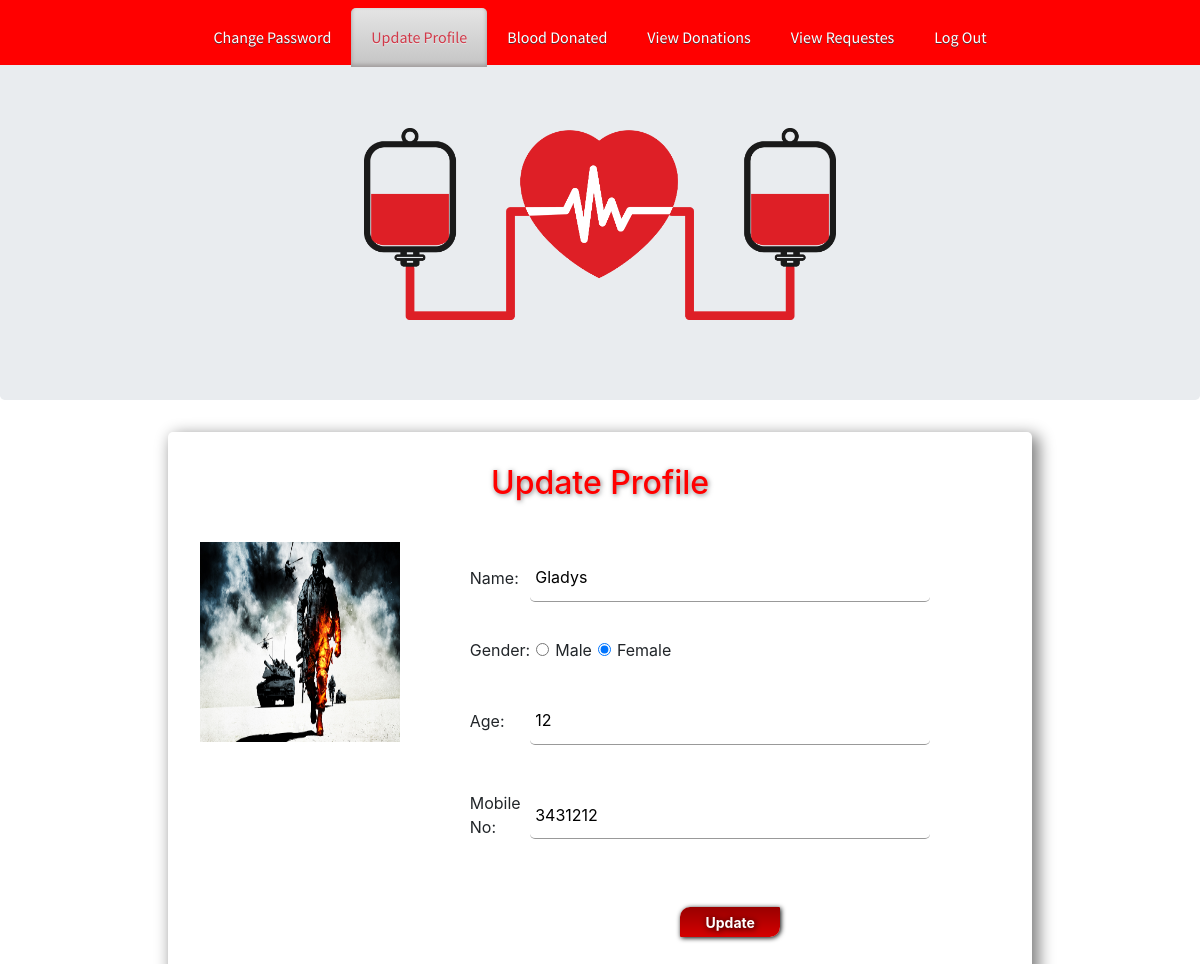
Page /donor/updateprofile.php (signed in) on the committed database.
### tables this page shows
CREATE TABLE IF NOT EXISTS `donarregistration` (
  `donar_id` int(100) NOT NULL AUTO_INCREMENT,
  `name` varchar(100) NOT NULL,
  `gender` varchar(100) NOT NULL,
  `age` varchar(100) NOT NULL,
  `mobile` varchar(100) NOT NULL,
  `bgroup` int(100) NOT NULL,
  `email` varchar(100) NOT NULL,
  `pwd` varchar(100) NOT NULL,
  `pic` varchar(1000) NOT NULL,
  PRIMARY KEY (`donar_id`)
);

### donor/updateprofile.php (the view, shortened to what this page needs)
<!DOCTYPE html
    PUBLIC "-//W3C//DTD XHTML 1.0 Transitional//EN" "http://www.w3.org/TR/xhtml1/DTD/xhtml1-transitional.dtd">
<html xmlns="http://www.w3.org/1999/xhtml">
<head>
    <link href="css/lightbox.css" rel="stylesheet" />
    <link href="/BloodBank/StyleSheet.css" rel="stylesheet" type="text/css" />
    <link href="/BloodBank/css/style.css" rel="stylesheet" type="text/css" media="all" />
    <link href="/BloodBank/css/navbar.css" rel="stylesheet" type="text/css" media="all" />
    <link rel="stylesheet" href="https://cdn.jsdelivr.net/npm/bootstrap@4.6.0/dist/css/bootstrap.min.css"
>
    <link href="css/flexslider.css" rel="stylesheet" type="text/css" media="all" />
</head>
<body>
    <?php include('function.php'); ?>
    <?php
	$cn=mysqli_connect("localhost","root","","bloodbank");
			$s="select * from donarregistration where email='" . $_SESSION["email"] . "'";
	$q=mysqli_query($cn,$s);
	$data=mysqli_fetch_array($q);
	$name=$data[1];
	$gender=$data[2];
	$age=$data[3];
	$mobile=$data[4];
	$pic=$data[8];
?>
    <div class="wrap">
        <ul class="nav">
            <li><a href="chngpwd.php">Change Password</a></li>
            <li class="active"><a href="updateprofile.php">Update Profile</a></li>
            <li><a href="blooddonated.php">Blood Donated</a></li>
            <li><a href="viewdonations.php">View Donations</a></li>
            <li><a href="viewrequest.php">View Requestes</a></li>
            <li><a href="logout.php">log Out</a></li>
        </ul>
    </div>
    <div class="jumbotron">
        <img src="/BloodBank/img/HomepgJ.png" alt="">
    </div>
    <div class="container" style="width: max-content">
        <form method="post">
            <div style="margin:auto;">
                <div class="field">
                    <div class="BMSTitle" style="margin-bottom: 2rem;">
                        <h2>Update Profile</h2>
                    </div>
                </div>
                <div class="field" style="flex-wrap: wrap;">
                    <img src="../doner_pic/<?php echo @$pic; ?>" width="200px" height="200px" />
                    <table cellpadding="0" cellspacing="0" width="450px">
                        <td style="vertical-align:top; padding: 0 70px; width="500px" >
                            <table cellpadding="0" cellspacing="0" width="450px" align="center">
                                <tr>
                                    <td class="lefttd" style="vertical-align:middle"> Name: </td>
                                    <td><input type="text" name="t1" value="<?php echo @$name;  ?>" required="required"
                                            title="please enter only character  between 5 to 15 for  name" />
                                    </td>
                                </tr>
                                <tr>
                                    <td>&nbsp;</td>
                                    <td>&nbsp;</td>
                                </tr>
                                <tr>
                                    <td class="lefttd">Gender: </td>
                                    <td><input name="r1" type="radio" value="male"
                                            <?php if($gender=="male"){ echo "checked" ;}  ?>>Male<input name="r1"
                                            checked="checked" type="radio" value="female"
                                            <?php if($gender=="female"){ echo "checked" ;}  ?> />Female</td>
                                </tr>
                                <tr>
                                    <td>&nbsp;</td>
                                    <td>&nbsp;</td>
                                </tr>
                                <tr>
                                    <td class="lefttd" style="vertical-align:middle">Age: </td>
                                    <td><input type="text" name="t2" required="required" pattern="[0-9]{2,2}"
                                            title="please enter only numbers  between 2 to 2 for age"
                                            value="<?php echo @$age;?>" /></td>
                                </tr>
                                <tr>
                                    <td>&nbsp;</td>
                                    <td>&nbsp;</td>
                                </tr>
                                <tr>
                                    <td class="lefttd" style="vertical-align:middle">Mobile No: </td>
                                    <td><input type="text" name="t3" value="<?php echo @$mobile;?>"
                                            pattern="[0-9]{10,12}"
                                            title="please enter only numbers between 10 to 12 for mobile no." />
                                    </td>
                                </tr>
                                <tr>
                                    <td>&nbsp;</td>
                                    <td>&nbsp;</td>
                                </tr>
                                <tr>
                                    <td>&nbsp;</td>
                                    <td><input type="submit" value="Update" name="sbmt"
                                            style="border:0px; background:linear-gradient(#900,#D50000); width:100px; height:30px; border-radius:10px 1px 10px 1px; box-shadow:1px 1px 5px black; color:white; font-weight:bold; font-size:14px; text-shadow:1px 1px 6px black; ">
                                    </td>
                                </tr>
                            </table>
                    </table>
        </form>
</body>
</html>

### donor/css/lightbox.css (style rules this page uses)
body:after { content: url(../img/close.png) url(../img/loading.gif) url(../img/prev.png) url(../img/next.png); display: none; }

### css/style.css (style rules this page uses)
html, body, div, span, applet, object, iframe, h1, h2, h3, h4, h5, h6, p, blockquote, pre, a, abbr, acronym, address, big, cite, code, del, dfn, em, img, ins, kbd, q, s, samp, small, strike, strong, sub, sup, tt, var, b, u, i, dl, dt, dd, ol, nav ul, nav li, fieldset, form, label, legend, table, caption, tbody, tfoot, thead, tr, th, td, article, aside, canvas, details, embed, figure, figcaption, footer, header, hgroup, menu, nav, output, ruby, section, summary, time, mark, audio, video { margin: 0; padding: 0; border: 0; font-size: 100%; font: inherit; vertical-align: baseline; }
ol, ul { list-style: none; margin: 0; padding: 0; }
table { border-collapse: collapse; border-spacing: 0; }
a { text-decoration: none; }
img { max-width: 100%; }
body { font-family: Arial, Geneva, Helvetica, sans-serif; font-size: 100%; }
.wrap { margin: 0 auto; }
.nav li { display: inline-block; }
.nav li a { font-family: 'Source Sans Pro', sans-serif; line-height: 1.8em; display: block; text-decoration: none; font-weight: normal; color: #ffffff; padding: 15px 20px; font-size: 1em; text-transform: capitalize; text-shadow: 0 1px 0 #5C2830; letter-spacing: 0px; }
.nav li.active a { text-shadow: 0 1px 0 #EBEBEB; color: #D13949; background: #E5E5E5; background: -moz-linear-gradient(top, #E5E5E5 0%, #C4C4C4 100%); background: -webkit-gradient(linear, left top, left bottom, color-stop(0%, #E5E5E5), color-stop(100%, #C4C4C4)); filter: progid: DXImageTransform.Microsoft.gradient( startColorstr='#E5E5E5', endColorstr='#C4C4C4', GradientType=0); -moz-border-radius: 5px 5px 0 0; -webkit-border-radius: 5px 5px 0 0; border-radius: 5px 5px 0 0; box-shadow: inset 0px -2px 4px #9C9797; -webkit-box-shadow: inset 0px -2px 4px #9C9797; -moz-box-shadow: inset 0px -2px 4px #9C9797; -o-box-shadow: inset 0px -2px 4px #9C9797; }
.jumbotron { height: 50vh; padding: 5rem !important; padding-top: 8rem !important; text-align: center; }
.jumbotron img { max-width: 100%; max-height: 100%; margin: auto; }
.container { margin-bottom: 5rem; box-shadow: 5px 5px 16px 2px gray; border-radius: 5px; padding: 2rem !important; }
.BMSTitle h2 { text-align: center; color: red; text-shadow: 1px 1px 5px #7B7C7E; }
.field { width: 100%; display: flex; justify-content: center; }
.field input { margin: 0.7rem auto; width: 25rem; height: 3rem; padding: 5px; border-radius: 5px; border: 0; border-bottom: 1px solid rgba(0, 0, 0, 0.4); transition: all 0.5s ease-in-out; }
.field input[type="radio"] { width: max-content; height: max-content; margin: 6px; }
.field input[type=submit] { display: flex; justify-content: center; margin: 2rem auto; width: 10rem; height: 3rem; padding: 5px; border-radius: 5px; border: 0; transition: all 0.5s ease-in-out; color: white; background: #FF512F; background: -webkit-linear-gradient(to right, #DD2476, #FF512F); background: linear-gradient(to right, #DD2476, #FF512F); }
@media screen and (max-width: 1280px) { .wrap { width: 95%; } }

### css/navbar.css (style rules this page uses)
html, body { margin: 0; padding: 0; box-sizing: border-box; font-family: "Quicksand", sans-serif; }
.nav { width: 100%; height: 65px; position: fixed; left: 0; top: 0; line-height: 65px; text-align: center; display: flex; justify-content: center; padding-top: 8px; background-color: red; z-index: 100; }
.nav { padding-bottom: 20px; -webkit-transition: all 0.4s ease; transition: all 0.4s ease; }

### rows in the picture
donarregistration: pic (picture), t1 "Gladys", gender "☑", t2 "12", t3 "3431212"
